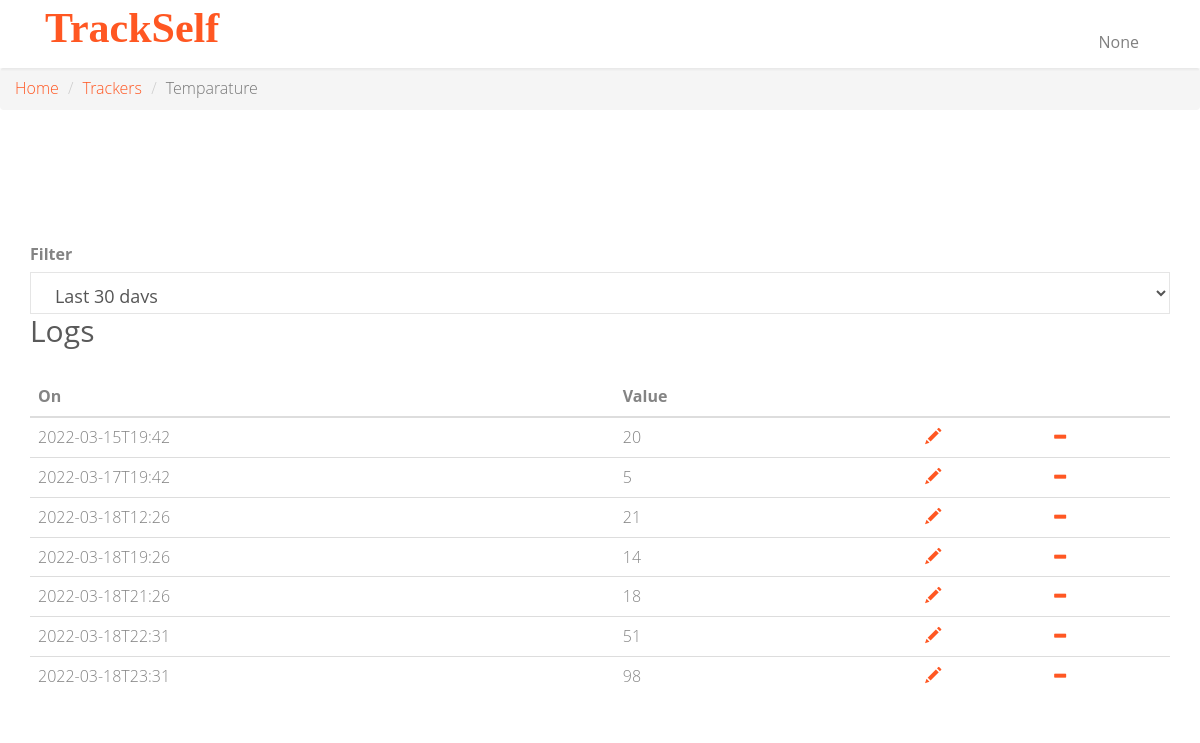
/tracker/4, run on the app's committed database.
### app.py (models this page shows)
class Tracker(db.Model):
    __tablename__ = 'tracker'
    id = db.Column(db.Integer, autoincrement=True, primary_key=True)
    name = db.Column(db.String, unique=True, nullable=False)
    description = db.Column(db.String, nullable=False)
    type = db.Column(db.String, nullable=False)
    settings = db.Column(db.String)

class Log(db.Model):
    __tablename__ = 'log'
    id = db.Column(db.Integer, primary_key=True, autoincrement=True)
    timestamp = db.Column(db.String, nullable=False)
    tracker = db.Column(db.Integer, db.ForeignKey('tracker.id'), nullable=False)
    value = db.Column(db.String, nullable=False)
    note = db.Column(db.String)

### app.py (the view)
@app.route("/tracker/<string:tracker_id>")
def tracker_details_page(tracker_id):
    last_days = int(request.args.get('lastdays',30))
    filter_after = datetime.today() - timedelta(days=last_days)
    username = request.cookies.get('username')
    tracker = Tracker.query.filter_by(id=tracker_id).first()
    logs = Log.query.filter_by(tracker=tracker_id).filter(Log.timestamp >= filter_after).order_by(Log.timestamp).all()
    timestamps=[]
    values=[]
    for log in logs:
        timestamps.append(log.timestamp)
        values.append(log.value)
    return render_template('tracker-details.html', last_days=last_days, username=username, tracker=tracker, logs=logs,
                           timestamps=timestamps, values=values)

### templates/tracker-details.html (shortened to what this page needs)
<!DOCTYPE html>
<html class="no-js">
<head>
    <link rel="stylesheet" href="../static/css/animate.css">
    <link rel="stylesheet" href="../static/css/icomoon.css">
    <link rel="stylesheet" href="../static/css/bootstrap.css">
    <link rel="stylesheet" href="../static/css/superfish.css">
    <link rel="stylesheet" href="../static/css/style.css">
</head>
<body>
<div id="fh5co-wrapper">
    <div id="fh5co-page">
        <header id="fh5co-header-section" class="sticky-banner">
            <div class="container">
                <div class="nav-header">
                    <h1 id="fh5co-logo" class="col-sm-2"><a href="/">TrackSelf</a></h1>
                    <nav id="fh5co-menu-wrap" role="navigation" class="col-sm-1">
                        <ul class="sf-menu" id="fh5co-primary-menu">
                            <li class="nav-item dropdown">
                                <a class="nav-link dropdown-toggle" href="#" id="navbardrop" data-toggle="dropdown">
                                    {{ username }}
                                </a>
                            </li>
                        </ul>
                    </nav>
                </div>
            </div>
        </header>
        <nav aria-label="breadcrumb">
            <ol class="breadcrumb">
                <li class="breadcrumb-item"><a href="/">Home</a></li>
                <li class="breadcrumb-item"><a href="/tracker">Trackers</a></li>
                <li class="breadcrumb-item active" aria-current="page">{{ tracker['name'] }}</li>
            </ol>
        </nav>
        <div id="fh5co-contact" class="animate-box">
            <div class="container">
                <div class="row">
                    <div class="col-md-12">
                        <label for="period">Filter</label>
                        <select name="period" id="period" class="form-control form-control-lg"  placeholder="Filter"
                                onchange="redirect({{ tracker['id'] }}, document.getElementById('period').value)">
                            <option value="30" {% if last_days==30%}selected='selected'{% endif %}>Last 30 days</option>
                        </select>
                        <h2>Logs</h2>
                        <table id="tracker-logs" class="table">
                            <thead>
                            <th scope="col">On</th>
                            <th scope="col">Value</th>
                            <th scope="col"></th>
                            <th scope="col"></th>
                            <th scope="col"></th>
                            </thead>
                            <tbody>
                            {% for log in logs%}
                            <tr>
                                <td>{{ log['timestamp'] }}</td>
                                <td>{{ log['value'] }}</td>
                                <td>{{ log['note'] }}</td>
                                <td><a href="/tracker/{{ tracker['id'] }}/log/{{ log['id'] }}/update"><i
                                        class="glyphicon glyphicon-pencil"></i></a></td>
                                <td><a href="/tracker/{{ tracker['id'] }}/log/{{ log['id'] }}/delete"><i
                                        class="glyphicon glyphicon-minus"></i></a></td>
                            </tr>
                            {% endfor %}
                            </tbody>
                        </table>
                    </div>
                </div>
            </div>
        </div>
    </div>
</div>
</body>
</html>

### static/css/superfish.css (style rules this page uses)
.sf-menu, .sf-menu * { margin: 0; padding: 0; list-style: none; }
.sf-menu li { position: relative; }
.sf-menu > li { float: left; }
.sf-menu a { display: block; position: relative; }
.sf-menu { float: left; margin-bottom: 1em; }
.sf-menu a { border-left: 1px solid #fff; border-top: 1px solid #dFeEFF; border-top: 1px solid rgba(255,255,255,.5); padding: .75em 1em; text-decoration: none; zoom: 1; }
.sf-menu a { color: #13a; }
.sf-menu li { background: #BDD2FF; white-space: nowrap; *white-space: normal; -webkit-transition: background .2s; transition: background .2s; }

### static/css/style.css (style rules this page uses)
body { font-family: "Open Sans", Arial, sans-serif; line-height: 1.6; font-size: 16px; background: #fff; color: #848484; font-weight: 300; overflow-x: hidden; }
a { color: #ff5722; -webkit-transition: 0.5s, ease; -o-transition: 0.5s, ease; transition: 0.5s, ease; }
p, ul, ol { margin-bottom: 1.5em; font-size: 16px; color: #848484; font-family: "Open Sans", Arial, sans-serif; }
h1, h2, h3, h4, h5, h6 { color: #5a5a5a; font-family: "Open Sans", Arial, sans-serif; font-weight: 400; margin: 0 0 30px 0; }
.stuck { position: fixed !important; top: 0 !important; -webkit-box-shadow: 0 2px 2px rgba(0, 0, 0, 0.05); -moz-box-shadow: 0 2px 2px rgba(0, 0, 0, 0.05); -ms-box-shadow: 0 2px 2px rgba(0, 0, 0, 0.05); -o-box-shadow: 0 2px 2px rgba(0, 0, 0, 0.05); box-shadow: 0 2px 2px rgba(0, 0, 0, 0.05); }
.sf-menu { margin: 7px 0 0 0 !important; }
.sf-menu { float: right; }
.sf-menu a { color: rgba(0, 0, 0, 0.5); padding: 0.75em 1em !important; font-weight: normal; border-left: none; border-top: none; border-top: none; text-decoration: none; zoom: 1; font-size: 16px; border-bottom: none !important; }
.sf-menu li, .sf-menu ul li, .sf-menu ul ul li, .sf-menu li:hover, .sf-menu li.sfHover { background: transparent; }
#fh5co-header-section { padding: 0; position: relative; left: 0; width: 100%; z-index: 1022; background: #fff; }
.nav-header { position: relative; float: left; width: 100%; }
#fh5co-logo { position: relative; z-index: 2; font-size: 22px; text-transform: uppercase; font-weight: 700; float: left; margin: 5px 0px 0px 0px; }
#fh5co-logo a { color: #ff5722; }
#fh5co-menu-wrap { position: relative; z-index: 2; display: block; float: right; margin-top: 1%; }
#fh5co-menu-wrap .sf-menu a { padding: 1em .75em; }
#fh5co-services, #fh5co-about, #fh5co-contact { padding: 7em 0; }
#fh5co-contact .form-control { -webkit-box-shadow: none; -moz-box-shadow: none; -ms-box-shadow: none; -o-box-shadow: none; box-shadow: none; border: none; border: 1px solid rgba(0, 0, 0, 0.1); font-size: 18px; font-weight: 400; -webkit-border-radius: 0px; -moz-border-radius: 0px; -ms-border-radius: 0px; border-radius: 0px; }
.js .animate-box { opacity: 0; }
#fh5co-wrapper { overflow-x: hidden; position: relative; }
#fh5co-page { position: relative; -webkit-transition: 0.5s; -o-transition: 0.5s; transition: 0.5s; }
#offcanvas-menu { position: absolute; top: 0; bottom: 0; z-index: 99; background: #222; right: -240px; width: 240px; padding: 20px; overflow-y: scroll !important; display: none; }
#offcanvas-menu ul { padding: 0; margin: 0; }
#offcanvas-menu ul li { padding: 0; margin: 0 0 10px 0; list-style: none; }
#offcanvas-menu ul li a { font-size: 18px; color: rgba(255, 255, 255, 0.4); }

### templates/tracker-details.html (style rules this page uses)
#fh5co-logo a { color: #ff5722; text-transform: none; font-family: Garamond; font-size: 42px; }

### data on the page
Tracker: name "Temparature", period "Last 30 days"
Log: timestamp "2022-03-15T19:42", value "20"
Log: timestamp "2022-03-17T19:42", value "5"
Log: timestamp "2022-03-18T12:26", value "21"
Log: timestamp "2022-03-18T19:26", value "14"
Log: timestamp "2022-03-18T21:26", value "18"
Log: timestamp "2022-03-18T22:31", value "51"
Log: timestamp "2022-03-18T23:31", value "98"

### other printed values
{{ username }} "None"
